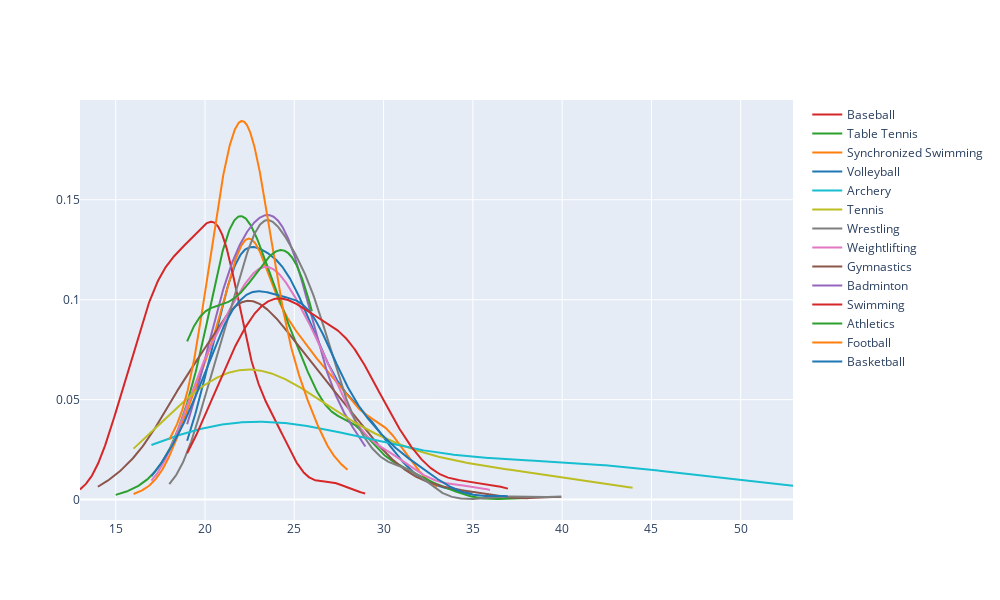

The notebook cell saved with this chart:
### Code cell
x = []
name = []
famous_sports = ['Basketball', 'Football','Athletics',
                 'Swimming', 'Badminton', 'Gymnastics', 'Weightlifting', 'Wrestling',
                 'Tennis','Archery',
                 'Volleyball', 'Synchronized Swimming', 'Table Tennis', 'Baseball',]
for sport in famous_sports:
    temp_df = athlete_df[athlete_df['Sport'] == sport]
    x.append(temp_df[temp_df['Medal'] == 'Gold']['Age'].dropna())
    name.append(sport)

fig = ff.create_distplot(x, name, show_hist=False, show_rug=False)
fig.update_layout(autosize=False, width=1000, height=600)

### Figure 1 — Plotly figure (JSON) as saved in the notebook; plotly's stock layout.template omitted (floating-point values rounded to 4 significant figures; data arrays with more than 128 entries replaced by an {"elided": "..."} marker saying what was removed)
{"data": [{"legendgroup": "Basketball", "marker": {"color": "rgb(31, 119, 180)"}, "mode": "lines", "name": "Basketball", "showlegend": true, "type": "scatter", "x": {"elided": "500 float values"}, "xaxis": "x", "y": {"elided": "500 float values"}, "yaxis": "y"}, {"legendgroup": "Football", "marker": {"color": "rgb(255, 127, 14)"}, "mode": "lines", "name": "Football", "showlegend": true, "type": "scatter", "x": {"elided": "500 float values"}, "xaxis": "x", "y": {"elided": "500 float values"}, "yaxis": "y"}, {"legendgroup": "Athletics", "marker": {"color": "rgb(44, 160, 44)"}, "mode": "lines", "name": "Athletics", "showlegend": true, "type": "scatter", "x": {"elided": "500 float values"}, "xaxis": "x", "y": {"elided": "500 float values"}, "yaxis": "y"}, {"legendgroup": "Swimming", "marker": {"color": "rgb(214, 39, 40)"}, "mode": "lines", "name": "Swimming", "showlegend": true, "type": "scatter", "x": {"elided": "500 float values"}, "xaxis": "x", "y": {"elided": "500 float values"}, "yaxis": "y"}, {"legendgroup": "Badminton", "marker": {"color": "rgb(148, 103, 189)"}, "mode": "lines", "name": "Badminton", "showlegend": true, "type": "scatter", "x": {"elided": "500 float values"}, "xaxis": "x", "y": {"elided": "500 float values"}, "yaxis": "y"}, {"legendgroup": "Gymnastics", "marker": {"color": "rgb(140, 86, 75)"}, "mode": "lines", "name": "Gymnastics", "showlegend": true, "type": "scatter", "x": {"elided": "500 float values"}, "xaxis": "x", "y": {"elided": "500 float values"}, "yaxis": "y"}, {"legendgroup": "Weightlifting", "marker": {"color": "rgb(227, 119, 194)"}, "mode": "lines", "name": "Weightlifting", "showlegend": true, "type": "scatter", "x": {"elided": "500 float values"}, "xaxis": "x", "y": {"elided": "500 float values"}, "yaxis": "y"}, {"legendgroup": "Wrestling", "marker": {"color": "rgb(127, 127, 127)"}, "mode": "lines", "name": "Wrestling", "showlegend": true, "type": "scatter", "x": {"elided": "500 float values"}, "xaxis": "x", "y": {"elided": "500 float values"}, "yaxis": "y"}, {"legendgroup": "Tennis", "marker": {"color": "rgb(188, 189, 34)"}, "mode": "lines", "name": "Tennis", "showlegend": true, "type": "scatter", "x": {"elided": "500 float values"}, "xaxis": "x", "y": {"elided": "500 float values"}, "yaxis": "y"}, {"legendgroup": "Archery", "marker": {"color": "rgb(23, 190, 207)"}, "mode": "lines", "name": "Archery", "showlegend": true, "type": "scatter", "x": {"elided": "500 float values"}, "xaxis": "x", "y": {"elided": "500 float values"}, "yaxis": "y"}, {"legendgroup": "Volleyball", "marker": {"color": "rgb(31, 119, 180)"}, "mode": "lines", "name": "Volleyball", "showlegend": true, "type": "scatter", "x": {"elided": "500 float values"}, "xaxis": "x", "y": {"elided": "500 float values"}, "yaxis": "y"}, {"legendgroup": "Synchronized Swimming", "marker": {"color": "rgb(255, 127, 14)"}, "mode": "lines", "name": "Synchronized Swimming", "showlegend": true, "type": "scatter", "x": {"elided": "500 float values"}, "xaxis": "x", "y": {"elided": "500 float values"}, "yaxis": "y"}, {"legendgroup": "Table Tennis", "marker": {"color": "rgb(44, 160, 44)"}, "mode": "lines", "name": "Table Tennis", "showlegend": true, "type": "scatter", "x": {"elided": "500 float values"}, "xaxis": "x", "y": {"elided": "500 float values"}, "yaxis": "y"}, {"legendgroup": "Baseball", "marker": {"color": "rgb(214, 39, 40)"}, "mode": "lines", "name": "Baseball", "showlegend": true, "type": "scatter", "x": {"elided": "500 float values"}, "xaxis": "x", "y": {"elided": "500 float values"}, "yaxis": "y"}], "layout": {"autosize": false, "barmode": "overlay", "height": 600, "hovermode": "closest", "legend": {"traceorder": "reversed"}, "width": 1000, "xaxis": {"anchor": "y2", "domain": [0, 1], "zeroline": false}, "yaxis": {"anchor": "free", "domain": [0, 1], "position": 0}}}
